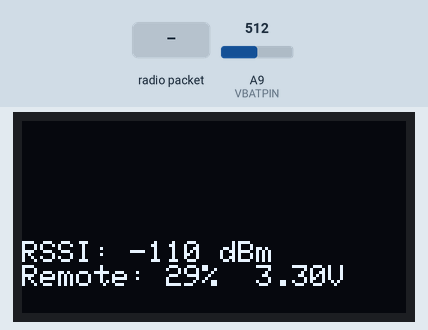
This sketch was run on a simulated Arduino Mega 2560, built with avr-gcc and run on an emulated ATmega2560. Shown: 128×64 one-colour display. The test bench sets the inputs (shaded band); at power-on: A9 (VBATPIN) = 512. No radio packets arrive unless stated.

Above: at 1.2 s.
1.3 s: A9 (VBATPIN) set to 608
At 1.9 s:
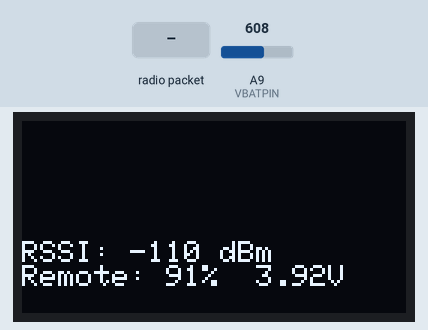
2.8 s: A9 (VBATPIN) set to 631
At 4.0 s:
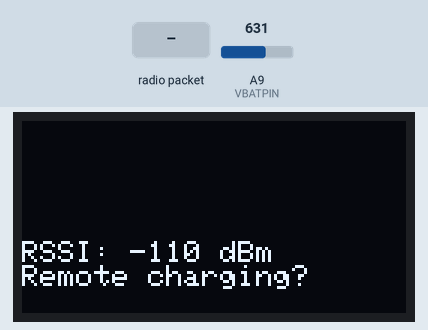
4.3 s: radio packet "1" arrives
5.8 s: radio packet "0" arrives
At 7.0 s:
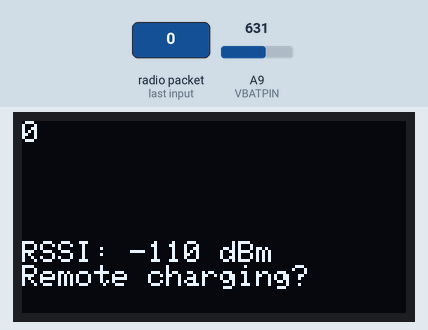
7.3 s: A9 (VBATPIN) set to 511
At 8.5 s:
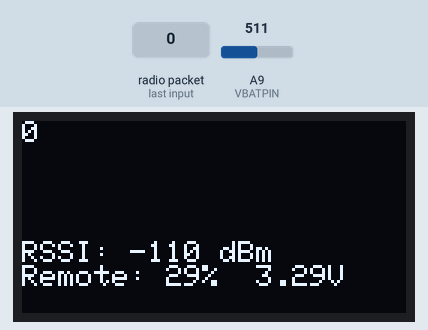
Timing chart, 0 to 9.9 s (numbered marks = the images above; inputs shaded):
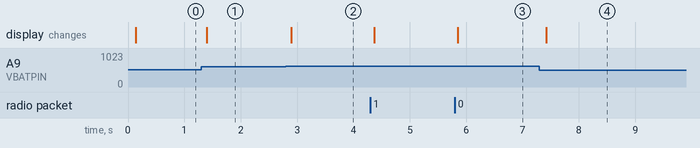

Measured:
- the behaviour switches between 622 and 623 on A9 (VBATPIN) (found by bisection; images 1 and 2)
- after the input at 1.3 s, the display: changes after 0.10 s (image 1)
- after the input at 2.8 s, the display: changes after 0.09 s (image 2)
- after the input at 5.8 s, the display: changes after 0.05 s (image 3)
- after the input at 7.3 s, the display: changes after 0.12 s (image 4)

The sketch:

BMS_remote_Lora.h.ino
```cpp
#include <LoRa.h>
#include <SPI.h>
#include <Wire.h>
#include <Adafruit_GFX.h>
#include <Adafruit_SH110X.h>

Adafruit_SH1107 display = Adafruit_SH1107(64, 128, &Wire);

#define BUTTON_A  9
#define BUTTON_B  6
#define BUTTON_C  5
#define VBATPIN A9
#define PIEZO_PIN 5 // Piezo speaker/buzzer pin

enum SERIAL_REQUEST {     //Sent msg states
  S,      //Smoke alarm
};


void setup() {
  LoRa.setPins(8, 4, 7);      //CS, RST, INT
  //LoRa.setSyncWord(0xBB);     //Not working

  display.begin(0x3C, true); // Address 0x3C default
  display.clearDisplay();
  display.display();
  display.setRotation(1);
  display.setTextSize(1);
  display.setTextColor(SH110X_WHITE);
  display.setTextColor(1, 0);
  display.setCursor(0, 0);

  if (!LoRa.begin(915E6)) {
    display.setCursor(0, 0);
    display.print("LoRa failed!");
    display.display();
    tone(5, 4000, 5000);      //Pin, Freq, Duration
    while (1);
  }
}
void smoke() {
  display.setCursor(0, 0);
  display.print("Smoke!            ");
  display.display();
  tone(5, 4000, 1000);      //Pin, Freq, Duration
  delay(1000);
}

void loop() {
  int rssi = LoRa.rssi();

  const int batMin = 3.2;    //Remote battery % conversion
  const int batMax = 4.3;
  const int span = batMax - batMin;
  float measuredVbat = analogRead(VBATPIN);
  measuredVbat *= 2;    // we divided by 2, so multiply back
  measuredVbat *= 3.3;  // Multiply by 3.3V, our reference voltage
  measuredVbat /= 1024; // convert to voltage
  int batPercent = ((measuredVbat - batMin) / (span) * 100);

  display.setCursor(0, 40);
  display.print("RSSI: ");
  display.print(rssi);
  display.print(" dBm ");
  display.display();

  if (batPercent > 100) {
    display.setCursor(0, 48);     //(Row, Column)
    display.print("Remote charging?       ");
    display.display();

  } else {
    display.setCursor(0, 48);
    display.print("Remote: ");
    display.print(batPercent);
    display.print("%  ");
    display.print(measuredVbat);
    display.print("V ");
    display.display();
  }

  int packetSize = LoRa.parsePacket();
  if (packetSize) {     // received a packet?

    display.setCursor(0, 0);

    while (LoRa.available()) {
      /*switch ((char)LoRa.read()) {
        case S: {
            smoke();
          } break;
      */

      display.print((char)LoRa.read());
      display.display();
    }
  }
}
```
